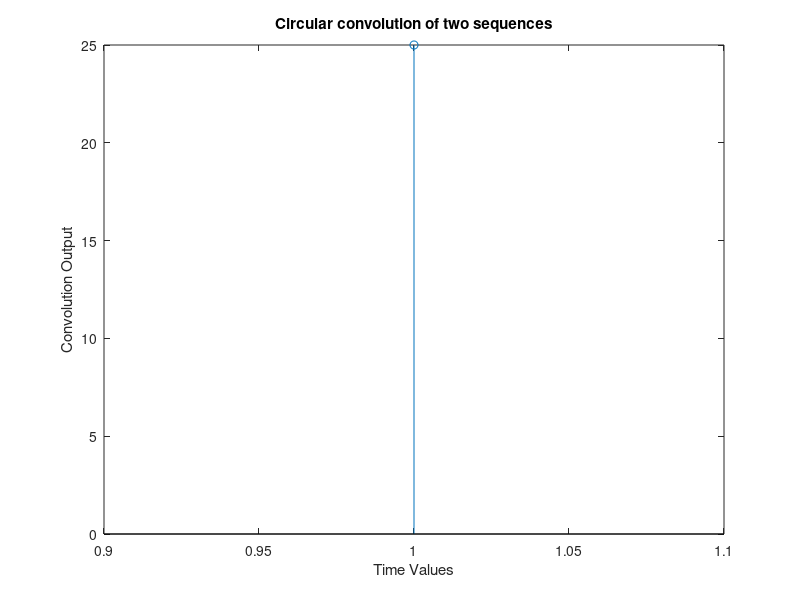

Write MATLAB code to recreate this figure.
%Cirlcular Convolution

clc;
close all;
clear;
xn = input("Input sequence x(n):");
L = length(xn);
hn = input("Input sequence h(n):");
p = length(hn);
N = max(L,p);
b = 1:N;
xn = [xn zeros(1,N-L)];
hn = [hn zeros(1,N-p)];
y1 = zeros(N,N);
for i = 0:N-1
    for j = 0:N-1
        k = mod((i-j),N);
        y1(i+1) = y1(i+1)+(xn(j+1))*(hn(k+1));
    end
end
stem(b,y1);
disp(y1);
xlabel("Time Values");
ylabel("Convolution Output");
title("Circular convolution of two sequences")


%Liner Convolution Using Circular 
clear 
close all;
x=input('Enter the sequence xn');
y=input('Enter the sequence hn');
L1=length(x);
L2=length(y);
N=L1+L2-1;
if N>L1

    x=[x zeros(1,N-L1)];
end

  if N>L2
     y=[y zeros(1,N-L2)];
  end

w=y';
for j=2:N
    for i=2:N
        w(1,j)=w(N,j-1);
        w(i,j)=w(i-1,j-1);
    end
end
W=w*x';
disp(W);



